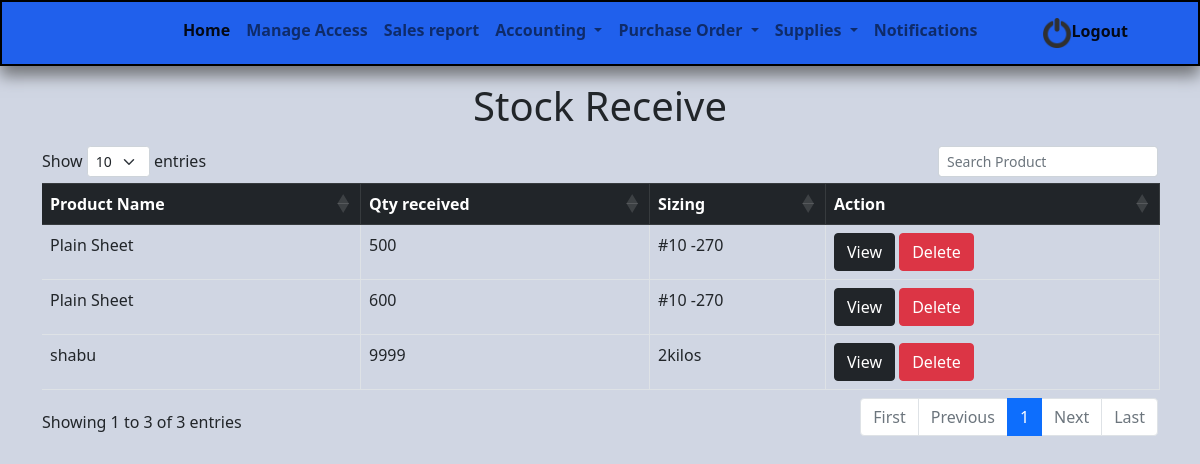
The app's page /stock-receive.php, older data.
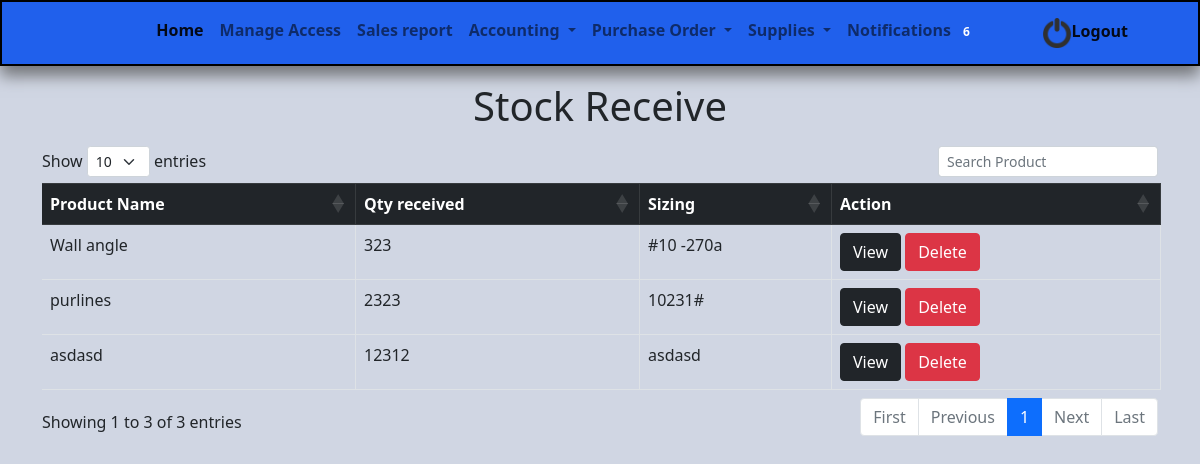
The same page, newer data.
### tables this page shows
CREATE TABLE `stock_receive` (
  `receive_id` int(11) NOT NULL,
  `receiver_name_id` int(11) NOT NULL,
  `category_id` int(11) NOT NULL,
  `product_id` varchar(50) NOT NULL,
  `product_name` varchar(50) NOT NULL,
  `qty` int(11) NOT NULL,
  `sizing` varchar(50) NOT NULL
);

CREATE TABLE `purchase_record_order` (
  `id` int(11) NOT NULL,
  `supplier_id` int(11) NOT NULL,
  `product_name` varchar(100) NOT NULL,
  `qty` int(11) NOT NULL,
  `size` varchar(50) NOT NULL,
  `location` varchar(150) NOT NULL,
  `receiver_name` varchar(100) NOT NULL,
  `order_id` varchar(200) NOT NULL,
  `stat_id` int(11) NOT NULL
);

### database/functions.php (called while the page is built, shortened)
<?php
    function fetchAll($query){
        $con = new PDO(DBINFO, DBUSER, DBPASS);
        $stmt = $con->query($query);
        return $stmt->fetchAll();
    }
?>

### stock-receive.php (the view, shortened to what the changed rows need)
<?php
include 'try.php';
?>
<!DOCTYPE html>
<html>
<head>
    <link href="https://cdn.jsdelivr.net/npm/bootstrap@5.1.3/dist/css/bootstrap.min.css" rel="stylesheet">
<link rel="stylesheet" type="text/css" href="https://cdn.datatables.net/1.11.3/css/dataTables.bootstrap5.min.css">
</head>
<body>
<div class="container">
<h1 class="text-center my-3">Stock Receive</h1>
<table class="table table-bordered" id="tevol21">
  <thead class="table-dark">
    <tr>
        <th>Product Name</th>
        <th>Qty received</th>
        <th>Sizing</th>
        <th>Action</th>
    </tr>
  </thead>
  <tbody>
    <?php
    include 'database/db.php';
    $sql="SELECT
                stock_receive.receive_id,
                stock_receive.receiver_name_id,
                stock_receive.category_id,
                stock_receive.product_id,
                stock_receive.product_name,
                stock_receive.qty as qtey,
                stock_receive.sizing,
                purchase_record_order.id,
                purchase_record_order.supplier_id,
                purchase_record_order.product_name,
                purchase_record_order.qty,
                purchase_record_order.size,
                purchase_record_order.location,
                purchase_record_order.receiver_name,
                purchase_record_order.order_id,
                category.categ_id,
                category.categ_name
                FROM
                stock_receive
                INNER JOIN purchase_record_order ON stock_receive.receiver_name_id = purchase_record_order.id
                INNER JOIN category ON stock_receive.category_id = category.categ_id";
                $result=mysqli_query($conn,$sql);
                if($result->num_rows>0){
                  while($row=$result->fetch_assoc()){
                    $id=$row['receive_id'];
                    $product_name=$row['product_name'];
                    $qty=$row['qtey'];
                    $size=$row['sizing'];
                    $categ_name=$row['categ_name'];
                    $receiver_name=$row['receiver_name'];
                    $product_id=$row['product_id'];
                    echo '
                        <tr>
                          <td style="display: none;">'.$id.'</td>
                          <td style="display: none;">'.$product_id.'</td>
                          <td>'.$product_name.'</td>
                          <td style="display: none;">'.$categ_name.'</td>
                           <td style="display: none;">'.$receiver_name.'</td>
                          <td>'.$qty.'</td>
                          <td>'.$size.'</td>
                          <td>
                            <button class="btn btn-dark viewbtn">View</button>
                            <button class="btn btn-danger deletebtn">Delete </button>
                          </td>
                        </tr>
                    ';
                  }
               }
    ?>
  </tbody>
</table>
</div>
</body>
</html>

### try.php (shortened to what the changed rows need)
<?php
include 'database/functions.php';
?>
<!DOCTYPE html>
<html>
<head>
  <link href="https://cdn.jsdelivr.net/npm/bootstrap@5.1.3/dist/css/bootstrap.min.css" rel="stylesheet">
  <link rel="stylesheet" href="https://cdn.jsdelivr.net/npm/bootstrap-icons@1.6.1/font/bootstrap-icons.css">
</head>
<body style="background-color: #D0D6E3">
<nav class="navbar navbar-expand-md navbar-light" style="background: #2060EC; border: 2px black solid;box-shadow: 0 10px 15px #737579">
  <div class="container-fluid" style="font-weight: bold;">
    <div class="collapse navbar-collapse" id="navbarSupportedContent">
      <ul class="navbar-nav ms-auto mb-2 mb-lg-0" style="margin-right: 50px; font-weight: bold;">
<ul class="navbar-nav mr-auto">
         <li class="nav-item dropdown ">
            <a class="nav-link" href="" id="dropdown01" data-toggle="dropdown" aria-haspopup="true" aria-expanded="false">Notifications
                <?php
                $query = "SELECT * from `notifications` where `status` = 'unread' order by `date` DESC";
                if(count(fetchAll($query))>0){
                ?>
                <span class="badge badge-light"><?php echo count(fetchAll($query)); ?></span>
              <?php
                }
                    ?>
              </a>
  </li>
  </ul>
      </ul>
    </div>
  </div>
</nav>
</body>
</html>

Row changes from the older to the newer data that the page shows:
removed stock_receive: receiver_name.product_name "Plain Sheet", qty "500", sizing "#10 -270"
removed stock_receive: receiver_name.product_name "Plain Sheet", qty "600", sizing "#10 -270"
removed stock_receive: receiver_name.product_name "shabu", qty "9999", sizing "2kilos"
added stock_receive: receiver_name.product_name "Wall angle", qty "323", sizing "#10 -270a"
added stock_receive: receiver_name.product_name "purlines", qty "2323", sizing "10231#"
added stock_receive: receiver_name.product_name "asdasd", qty "12312", sizing "asdasd"
Text that changed along with them:
count(fetchAll($query)): (not shown) → "6"
